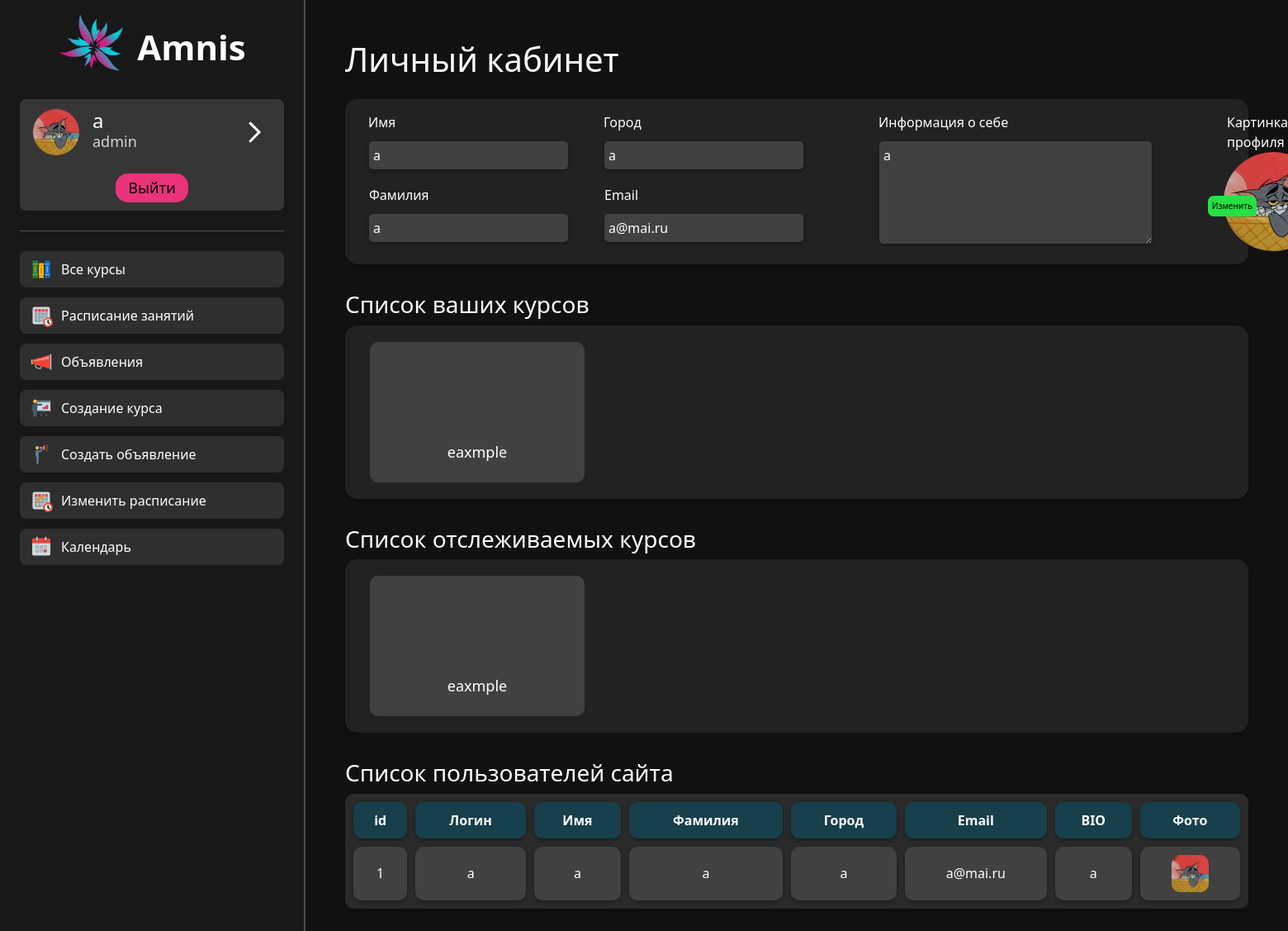
Page /profile (signed in) on the earlier database version.
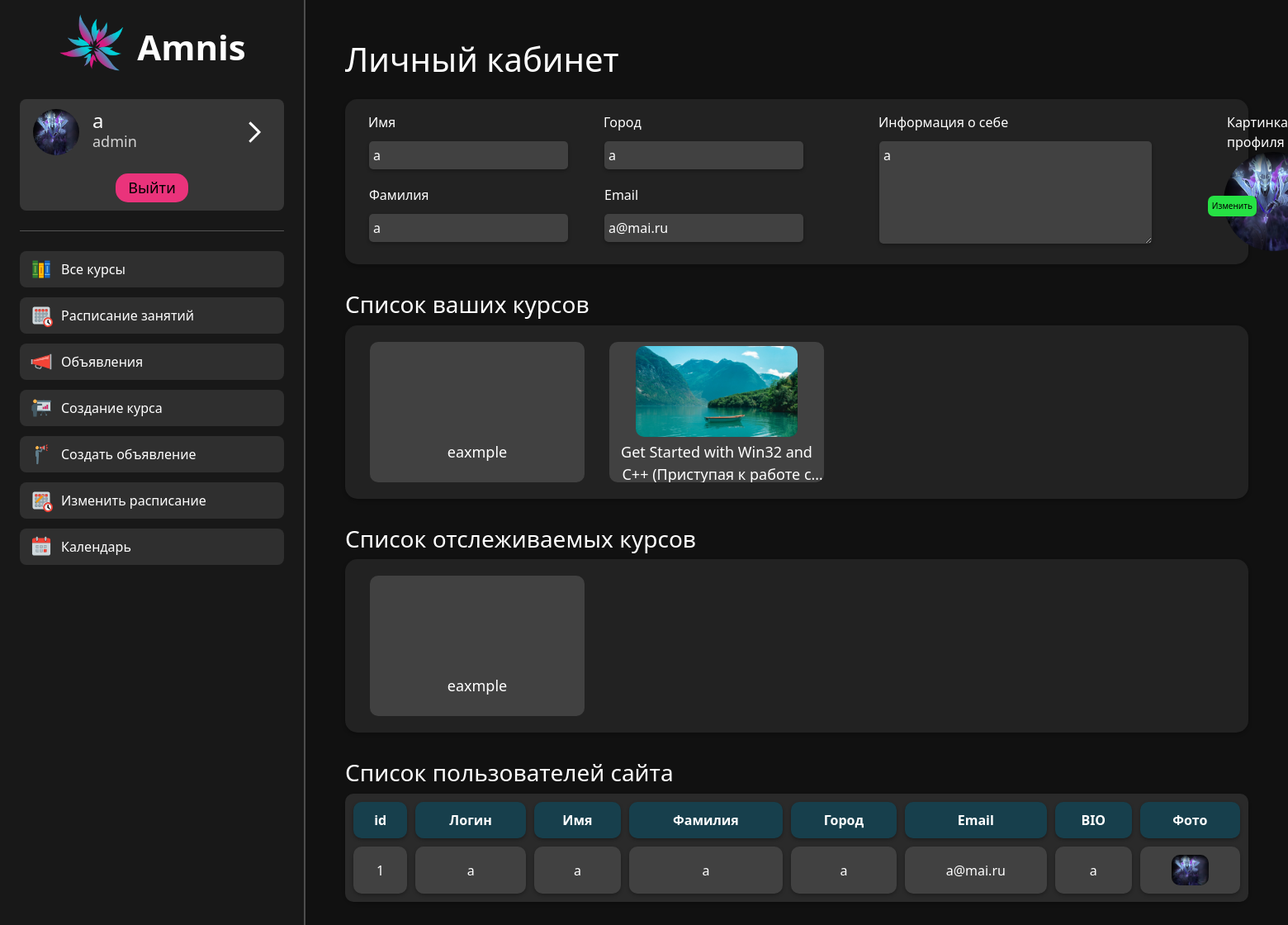
Same page on the later database version.
### main/models.py (models this page shows, shortened)
class ProfileInfo(models.Model):
    class Meta:
        verbose_name = "Профиль"
        verbose_name_plural = "Профили"
    names = ["id", "Логин", "Имя", "Фамилия", "Город", "Email", "BIO", "Фото"]
    def get_dict(self, ):
        return {'id': self.id, 0: self.login, 1: self.name, 2: self.surname,
                3: self.city, 4: self.email, 5: self.bio, 6: self.avatar}
    login = models.CharField("Login", max_length=150)
    name = models.CharField("Name", max_length=50)
    surname = models.CharField("Surname", max_length=50)
    city = models.CharField("City", max_length=50)
    email = models.EmailField("Email", max_length=50)
    bio = models.CharField("Bio", max_length=300)
    avatar = models.ImageField("Avatar", upload_to='avatars')
    course = models.ManyToManyField(Course)

class Course(models.Model):
    title = models.CharField('Title', max_length=250)
    course_image = models.ImageField('Course image', upload_to="photo_files", null=True, blank=True)
    author_id = models.ForeignKey(User, blank=True, on_delete=models.CASCADE)
    date = models.DateField('Date', blank=True, default=datetime.date(1, 1, 1))
    time_to_read = models.CharField('Time to read', max_length=50)
    description = models.CharField('Description', max_length=500)
    content = models.TextField('Content')
    class Meta:
        verbose_name = "Course"
        verbose_name_plural = "Courses"

### main/views.py (the view)
# urls.py: path('profile', views.profile, name='profile'),
def profile(request):
    user = request.user
    users_table = []
    role = get_role(request.user)
    ava = get_ava(request.user)
    if not user.is_authenticated:
        return redirect('introduce')
    for row in ProfileInfo.objects.all():
        users_table.append(row.get_dict())
    model = ProfileInfo.objects.filter(login=user)[0]
    all_users = ProfileInfo.objects.all()
    subscribed_courses = model.course.all()
    created_courses = Course.objects.filter(author_id=user)
    if request.method == 'POST':
        form = ProfileInfoForm(request.POST, request.FILES)
        form_without_avatar = ProfileInfoFormWithoutAvatar(request.POST)
        if form.is_valid():
            editing_model = ProfileInfo.objects.filter(login=user)[0]
            try:
                ProfileInfo(avatar=request.FILES['avatar'])
                for field in form._meta.fields:
                    setattr(editing_model, field, form.cleaned_data.get(field))
            except:
                for field in form_without_avatar._meta.fields:
                    setattr(editing_model, field, form.cleaned_data.get(field))
            editing_model.save()
            return redirect('/profile')
    else:
        form = ProfileInfoForm()
    return render(request, 'main/profile.html', {'name': model.name,
                                                 'surname': model.surname,
                                                 'city': model.city,
                                                 'email': model.email,
                                                 'bio': model.bio,
                                                 'avatar': model.avatar,
                                                 'form': form,
                                                 'subscribed_courses': subscribed_courses,
                                                 'created_courses': created_courses,
                                                 'all_users': all_users,
                                                 'role': role, 'ava': ava,
                                                 'users_table': users_table,
                                                 'users_table_names': ProfileInfo.names})

### main/forms.py
class ProfileInfoForm(ModelForm):
    class Meta:
        model = ProfileInfo
        fields = ['name', 'surname', 'city', 'email', 'bio', 'avatar']
    name = forms.CharField(required=False)
    surname = forms.CharField(required=False)
    city = forms.CharField(required=False)
    email = forms.EmailField(required=False)
    bio = forms.CharField(required=False)
    avatar = forms.ImageField(required=False)

### main/views.py (called while the page is built)
def get_role(user):
    template = ""
    if user.is_authenticated:
        if user.is_superuser:
            template = "admin"
        elif user.groups.filter(name='student').exists():
            template = "student"
        elif user.groups.filter(name='author').exists():
            template = "author"
        else:
            template = "none"
    return template

def get_ava(user):
    if user.is_authenticated:
        profiles_ava = ProfileInfo.objects.filter(login=user).get().avatar
        return profiles_ava
    else:
        return ""

### main/templates/main/profile.html (shortened to what the changed rows need)
{% load static %}
<!doctype html>
<html lang="en">
<head>
    <link rel="stylesheet" href="https://cdn.jsdelivr.net/npm/bootstrap@5.2.3/dist/css/bootstrap.min.css">
    <link rel="stylesheet" href="https://cdn.jsdelivr.net/npm/bootstrap-icons@1.10.2/font/bootstrap-icons.css">
    <link rel="stylesheet" href="{% static 'main/css/common.css'%}">
    <link rel="stylesheet" href="{% static 'main/css/profile.css'%}">
    <link rel="stylesheet" href="{% static 'main/css/table_show.css'%}">
</head>
<body>
    {% include 'main/navigation.html' %}
    <div class="aside_container">
        <div class="main_div">
            <h1 class="h1_profile_header">
                Личный кабинет
            </h1>
            <div id="profile_block" class="common_form up_container">
                <form method="post" enctype="multipart/form-data" id="profile_form">
                    <div class="profile_form">
                        <div id="city_email_block">
                            <div class="input_fields"> <input type="email" name="email" placeholder="Введите email..." class="common_form_input_field" value="{{email}}"></div>
                        </div>
                    </div>
                </form>
            </div>
        </div>
        {% if role == 'admin' or role == 'author' %}
        <div class="common_form down_container">
            {% for c in created_courses %}
            <div class="course_info">
                <a class="link_to_course" href="/course/{{c.id}}">
                <div class="link_div">
                    <div class="div_course_image"><img class="course_image" src="{{c.course_image.url}}" alt=""></div>
                    <p class="course_text">{{c.title}}</p>
                </div>
                </a>
            </div>
            {% endfor %}
        </div>
        {%endif%}
        <div class="common_form down_container">
            {% for c in subscribed_courses %}
                <div class="course_info">
                    <a class="link_to_course" href="/course/{{c.id}}">
                    <div class="link_div">
                        <div class="div_course_image"><img class="course_image" src="{{c.course_image.url}}" alt=""></div>
                        <p class="course_text">{{c.title}}</p>
                    </div>
                    </a>
                </div>
            {% endfor %}
        </div>
        {% if role == 'admin'%}
            <div class="common_form down_container">
                <table class="data_table">
                    <tr>
                        {% for name in users_table_names %}
                            <th class="table_head">{{name}}</th>
                        {% endfor %}
                    </tr>
                    {% for row in users_table %}
                        <tr>
                            {% for key, value in row.items %}
                                {% if key == 6 %}
                                    <td class="table_data">
                                        <img class="avatar_in_table" src="media/{{value}}" alt="">
                                    </td>
                                {% else %}
                                    <td class="table_data">{{value}}</td>
                                {% endif %}
                            {% endfor %}
                        </tr>
                    {% endfor %}
                </table>
            </div>
        {% endif %}
    </div>
</body>
</html>

### main/templates/main/navigation.html (shortened to what this page needs)
{% load static %}
<aside class="navigation_sidebar">
    <link rel="stylesheet" href="{% static 'main/css/navigation.css'%}">
    <a href="/" style="color: white; text-decoration: none;">
        <div id="logo_holder">
            <img src="{% static 'main/img/logo.png' %}" alt="logo">
            <span id="logo_desc">Amnis</span>
        </div>
    </a>
    {% if user.is_authenticated %}
        <div id="user_card">
            <div id="user_preview">
                <div class="user_info_and_ava">
                    <img id="ava" src="/media/{{ava}}">
                    <div id="user_info">
                        <h4 id="user_id">{{user}}</h4>
                        <h5 id="user_role">{{role}}</h5>
                    </div>
                </div>
                <a id="to_profile" href="{% url 'profile' %}"><img id="to_profile_img" src="/static/main/img/arrow.svg"></a>
            </div>
            <a id="logout" href="{% url 'logout' %}">Выйти</a>
        </div>
    {% endif %}
    <hr>
    <div class="navigation_list">
        <a class="navigation_list_ref" href="{% url 'all_courses' %}">
            <div class="nav_list_sect">
                <img class="nav_sect_img" src="/static/main/img/all_courses.svg">
                <div class="nav_sect_label">Все курсы</div>
            </div>
        </a>
        <a class="navigation_list_ref" href="{% url 'timetable' %}">
            <div class="nav_list_sect">
                <img class="nav_sect_img" src="/static/main/img/timetable.svg">
                <div class="nav_sect_label">Расписание занятий</div>
            </div>
        </a>
        <a class="navigation_list_ref" href="{% url 'announcements' %}">
            <div class="nav_list_sect">
                <img class="nav_sect_img" src="/static/main/img/announcements.svg">
                <div class="nav_sect_label">Объявления</div>
            </div>
        </a>
        <a class="navigation_list_ref" href="{% url 'course_change' command='add' course_id=0 %}">
            <div class="nav_list_sect">
                <img class="nav_sect_img" src="/static/main/img/course_create.svg">
                <div class="nav_sect_label">Создание курса</div>
            </div>
        </a>
        <a class="navigation_list_ref" href="{% url 'announcements_create' %}">
            <div class="nav_list_sect">
                <img class="nav_sect_img" src="/static/main/img/announcements_create.svg">
                <div class="nav_sect_label">Создать объявление</div>
            </div>
        </a>
        <a class="navigation_list_ref" href="{% url 'timetable_edit' %}">
            <div class="nav_list_sect">
                <img class="nav_sect_img" src="/static/main/img/edit_timetable.svg">
                <div class="nav_sect_label">Изменить расписание</div>
            </div>
        </a>
        <a class="navigation_list_ref" href="{% url 'schedule' month=0 year=0 %}">
            <div class="nav_list_sect">
                <img class="nav_sect_img" src="/static/main/img/schedule.svg">
                <div class="nav_sect_label">Календарь</div>
            </div>
        </a>
    </div>
</aside>

Differences in the rows shown:
changed ProfileInfo "a@mai.ru": avatar: a different picture
added Course: course_image (picture), title "Get Started with Win32 and C++ (Приступая к работе…", shown under "Список ваших курсов"
